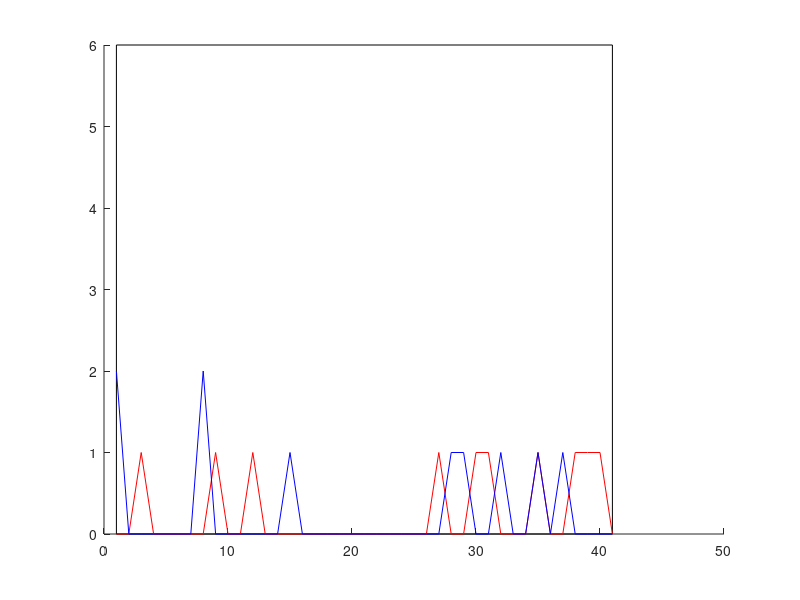

The MATLAB source for this figure:
function diffusionTgleich (Anzahl, Dauer, xMax, yMax)

% DIFFUSIONTGLEICH(ANZAHL,DAUER,XMAX,YMAX) shows the diffusion of
% two different types of particles (each type consists of 0.5*anzahl
% particles). For more information see diffusionT.m.
% The distribution of the particles concerning the x-value
% is plotted afterwards.
%
% DIFFUSIONTGLEICH(ANZAHL,DAUER) uses xMax = 40, yMax = 30.
%
% DIFFUSIONTGLEICH uses anzahl = 20, dauer = 100 in addition.

% This file was generated by students as a partial fulfillment 
% for the requirements of the course "Fractals", Winter term
% 2004/2005, Stuttgart University.	

% Author : Fabian Hansch, Stefanie Schetter
% Date   : Dec 2004
% Version: 1.0


% default setting
if (nargin < 4)
    xMax = 40;
    yMax = 30;
end
if (nargin < 2)
    Anzahl = 20;
    Dauer = 100;
end

% even number of particles
Anzahl = round(Anzahl/2)*2;
Zaehler1 = zeros(xMax+1, Dauer);
Zaehler2 = zeros(xMax+1, Dauer);
Position = zeros(2, Anzahl);
Richtung = zeros(1, Anzahl);
% The particles are initialised separately (left -- right)
for i = 1:(Anzahl/2)
    Richtung(1, i) = rand(1)*2*pi;
    Position(1, i) = rand(1)*(xMax/2);
    Position(2, i) = rand(1)*yMax;
end;
for i = (Anzahl/2)+1:Anzahl
    Richtung(1, i) = rand(1)*2*pi;
    Position(1, i) = xMax/2 + rand(1)*(xMax/2);
    Position(2, i) = rand(1)*yMax;
end;

clf;
axis square; axis equal;

% simulate the diffusion
for i = 1 : Dauer
    hold off;
    plot([0, 0, xMax, xMax, 0], [0, yMax, yMax, 0, 0], 'b-');
    hold on;
    plot([-10, -10, xMax+10, xMax+10, -10], [-10, yMax+10, yMax+10, -10, -10], 'b-');
    for j = 1:Anzahl
        % plot the first half of the particles
        if (j <= Anzahl/2) 
            plot(Position(1, j), Position(2, j), 'r.');
            Zaehler1(round(Position(1, j)+1), i) = Zaehler1(round(Position(1, j)+1), i)+1;
        else
        % plot the second half
            plot(Position(1, j), Position(2, j), 'b.');
            Zaehler2(round(Position(1, j)+1), i) = Zaehler2(round(Position(1, j)+1), i)+1;
        end;
        for t = 1:Anzahl
            % is there another particle that hits the current one?
            if (t ~= j) & (sqrt((Position(1, j)-Position(1, t))^2 + (Position(2, j)-Position(2, t))^2))<=1
                if (Position(1, t) ~= Position(1, j))
                    Lot = atan((Position(2, t)-Position(2, j))/(Position(1, t)-Position(1, j)));
                else
                    Lot = pi/2;
                end;
                % calculate the new directions
                alpha1 = Richtung(1, j);
                alpha2 = Richtung(1, t);
                Richtung(1, j) = mod(2*Lot - alpha2, 2*pi);
                Richtung(1, t) = mod(2*Lot - alpha1, 2*pi);
            end;
        end;
        % calculate the new positions
        Position(1, j) = Position(1, j) + 2*cos(Richtung(1, j));
        Position(2, j) = Position(2, j) + 2*sin(Richtung(1, j));
        if (Position(1, j) >= xMax)
            Richtung(1, j) = pi - Richtung(1, j);
            Position(1, j) = xMax;
        end;
        
        % is there a wall?
        if (Position(1, j) <= 0)
            Richtung(1, j) = pi - Richtung(1, j);
            Position(1, j) = 0;
        end;
        if (Position(2, j) >= yMax)
            Richtung(1, j) = 2*pi - Richtung(1, j);
            Position(2, j) = yMax;
        end;
        if (Position(2, j) <= 0)
            Richtung(1, j) = 2*pi - Richtung(1, j);
            Position(2, j) = 0;
        end;
        Richtung(1, j) = mod(Richtung(1, j), 2*pi);
    end;
    if (i == 1) 
        pause; 
    else 
        pause (1/24); 
    end;
end;
pause;

% evaluation of the distribution of the particles over the elapsed time
% the number of particles are summed along the y-direction
x = 1:xMax+1;
y = 0; 
for a = 1:xMax+1
    for b = 1:Dauer
        if (Zaehler1(a, b)>=y) y = Zaehler1(a, b); end;
        if (Zaehler2(a, b)>=y) y = Zaehler2(a, b); end;
    end;
end;
y = y + 3;
for i = 1:Dauer
    axis square; axis equal;
    clf;
    hold on;
    plot ([1, xMax+1, xMax+1, 1, 1], [0, 0, y, y, 0], 'k-');
    plot (Zaehler1(x, i), 'r-');
    plot (Zaehler2(x, i), 'b-');
    hold off;
    if (i == 1) pause; else pause (1/6); end;
end;